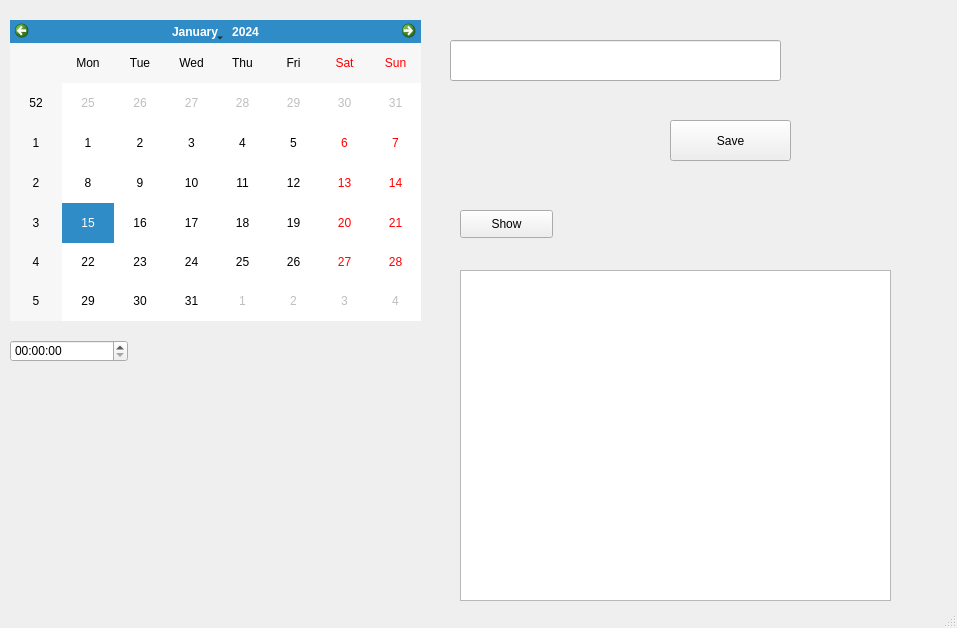
<?xml version="1.0" encoding="UTF-8"?>
<ui version="4.0">
 <class>MainWindow</class>
 <widget class="QMainWindow" name="MainWindow">
  <property name="geometry">
   <rect>
    <x>0</x>
    <y>0</y>
    <width>957</width>
    <height>628</height>
   </rect>
  </property>
  <property name="windowTitle">
   <string>MainWindow</string>
  </property>
  <widget class="QWidget" name="centralwidget">
   <widget class="QCalendarWidget" name="calendarWidget">
    <property name="geometry">
     <rect>
      <x>10</x>
      <y>20</y>
      <width>411</width>
      <height>301</height>
     </rect>
    </property>
   </widget>
   <widget class="QTimeEdit" name="timeEdit">
    <property name="geometry">
     <rect>
      <x>10</x>
      <y>340</y>
      <width>118</width>
      <height>22</height>
     </rect>
    </property>
   </widget>
   <widget class="QLineEdit" name="lineEdit">
    <property name="geometry">
     <rect>
      <x>450</x>
      <y>40</y>
      <width>331</width>
      <height>41</height>
     </rect>
    </property>
   </widget>
   <widget class="QPushButton" name="savePlans">
    <property name="geometry">
     <rect>
      <x>670</x>
      <y>120</y>
      <width>121</width>
      <height>41</height>
     </rect>
    </property>
    <property name="text">
     <string>Save</string>
    </property>
   </widget>
   <widget class="QListWidget" name="listWidget">
    <property name="geometry">
     <rect>
      <x>460</x>
      <y>270</y>
      <width>431</width>
      <height>331</height>
     </rect>
    </property>
   </widget>
   <widget class="QPushButton" name="showPlans">
    <property name="geometry">
     <rect>
      <x>460</x>
      <y>210</y>
      <width>93</width>
      <height>28</height>
     </rect>
    </property>
    <property name="text">
     <string>Show</string>
    </property>
   </widget>
  </widget>
  <widget class="QStatusBar" name="statusbar"/>
 </widget>
 <resources/>
 <connections/>
</ui>
